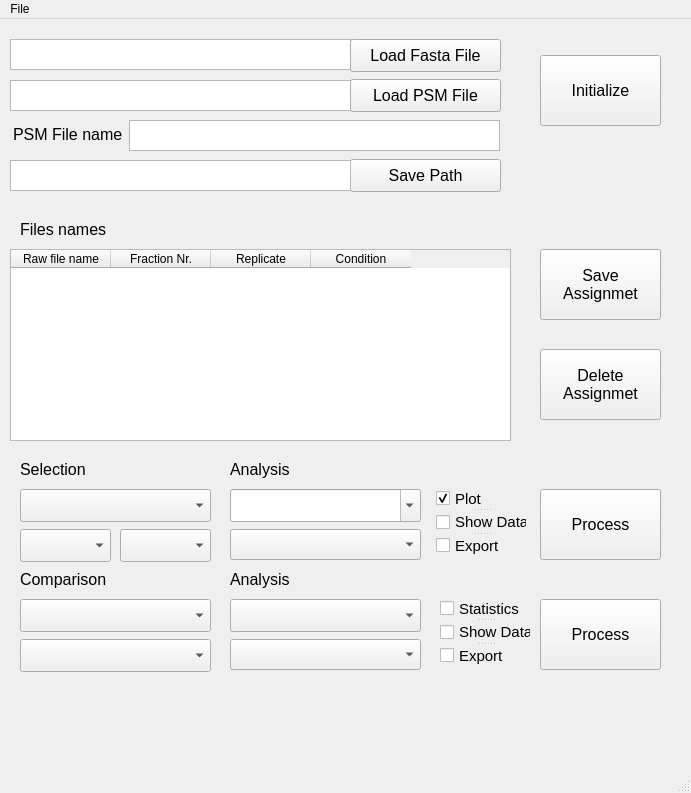
<?xml version="1.0" encoding="UTF-8"?>
<ui version="4.0">
 <class>MainWindow</class>
 <widget class="QMainWindow" name="MainWindow">
  <property name="geometry">
   <rect>
    <x>0</x>
    <y>0</y>
    <width>691</width>
    <height>793</height>
   </rect>
  </property>
  <property name="windowTitle">
   <string>Proteome Fraction Analyzer</string>
  </property>
  <property name="toolTip">
   <string/>
  </property>
  <property name="autoFillBackground">
   <bool>false</bool>
  </property>
  <widget class="QWidget" name="centralwidget">
   <widget class="QTextBrowser" name="text_psm_file">
    <property name="geometry">
     <rect>
      <x>10</x>
      <y>61</y>
      <width>341</width>
      <height>31</height>
     </rect>
    </property>
    <property name="font">
     <font>
      <pointsize>8</pointsize>
      <weight>50</weight>
      <bold>false</bold>
     </font>
    </property>
   </widget>
   <widget class="QTextBrowser" name="text_fasta_file">
    <property name="geometry">
     <rect>
      <x>10</x>
      <y>20</y>
      <width>341</width>
      <height>31</height>
     </rect>
    </property>
    <property name="font">
     <font>
      <pointsize>8</pointsize>
      <weight>50</weight>
      <bold>false</bold>
     </font>
    </property>
   </widget>
   <widget class="QPushButton" name="button_psm_file">
    <property name="geometry">
     <rect>
      <x>350</x>
      <y>60</y>
      <width>151</width>
      <height>33</height>
     </rect>
    </property>
    <property name="font">
     <font>
      <family>Arial</family>
      <pointsize>12</pointsize>
      <weight>50</weight>
      <bold>false</bold>
     </font>
    </property>
    <property name="text">
     <string>Load PSM File</string>
    </property>
   </widget>
   <widget class="QPushButton" name="button_fasta_file">
    <property name="geometry">
     <rect>
      <x>350</x>
      <y>20</y>
      <width>151</width>
      <height>33</height>
     </rect>
    </property>
    <property name="font">
     <font>
      <family>Arial</family>
      <pointsize>12</pointsize>
      <weight>50</weight>
      <bold>false</bold>
     </font>
    </property>
    <property name="text">
     <string>Load Fasta File</string>
    </property>
   </widget>
   <widget class="QPushButton" name="button_initialize">
    <property name="geometry">
     <rect>
      <x>540</x>
      <y>36</y>
      <width>121</width>
      <height>71</height>
     </rect>
    </property>
    <property name="font">
     <font>
      <family>Arial</family>
      <pointsize>12</pointsize>
      <weight>50</weight>
      <bold>false</bold>
     </font>
    </property>
    <property name="text">
     <string>Initialize</string>
    </property>
    <property name="autoDefault">
     <bool>false</bool>
    </property>
    <property name="flat">
     <bool>false</bool>
    </property>
   </widget>
   <widget class="QLabel" name="label">
    <property name="geometry">
     <rect>
      <x>20</x>
      <y>200</y>
      <width>101</width>
      <height>21</height>
     </rect>
    </property>
    <property name="font">
     <font>
      <pointsize>12</pointsize>
     </font>
    </property>
    <property name="text">
     <string>Files names</string>
    </property>
   </widget>
   <widget class="QComboBox" name="combo_selection_dataset">
    <property name="geometry">
     <rect>
      <x>20</x>
      <y>470</y>
      <width>191</width>
      <height>33</height>
     </rect>
    </property>
   </widget>
   <widget class="QLabel" name="label_2">
    <property name="geometry">
     <rect>
      <x>20</x>
      <y>440</y>
      <width>101</width>
      <height>21</height>
     </rect>
    </property>
    <property name="font">
     <font>
      <pointsize>12</pointsize>
     </font>
    </property>
    <property name="text">
     <string>Selection</string>
    </property>
   </widget>
   <widget class="QLabel" name="label_3">
    <property name="geometry">
     <rect>
      <x>20</x>
      <y>550</y>
      <width>101</width>
      <height>21</height>
     </rect>
    </property>
    <property name="font">
     <font>
      <pointsize>12</pointsize>
     </font>
    </property>
    <property name="text">
     <string>Comparison</string>
    </property>
   </widget>
   <widget class="QComboBox" name="combo_comparison_1">
    <property name="geometry">
     <rect>
      <x>20</x>
      <y>580</y>
      <width>191</width>
      <height>33</height>
     </rect>
    </property>
   </widget>
   <widget class="QComboBox" name="combo_comparison_2">
    <property name="geometry">
     <rect>
      <x>20</x>
      <y>620</y>
      <width>191</width>
      <height>33</height>
     </rect>
    </property>
   </widget>
   <widget class="QComboBox" name="combo_selection_analysis">
    <property name="geometry">
     <rect>
      <x>230</x>
      <y>470</y>
      <width>191</width>
      <height>33</height>
     </rect>
    </property>
    <property name="editable">
     <bool>true</bool>
    </property>
    <item>
     <property name="text">
      <string/>
     </property>
    </item>
    <item>
     <property name="text">
      <string>All Feature Distribution</string>
     </property>
    </item>
    <item>
     <property name="text">
      <string>Fractions Feature Distribution</string>
     </property>
    </item>
    <item>
     <property name="text">
      <string>Fractions Identifications</string>
     </property>
    </item>
    <item>
     <property name="text">
      <string>Fractions Peptide Overlap</string>
     </property>
    </item>
    <item>
     <property name="text">
      <string>Fractions Protein Overlap</string>
     </property>
    </item>
    <item>
     <property name="text">
      <string>Fractions Protein Feature Distribution</string>
     </property>
    </item>
    <item>
     <property name="text">
      <string>Peptide in #Fractions</string>
     </property>
    </item>
    <item>
     <property name="text">
      <string>Fractions Elution Peptide</string>
     </property>
    </item>
    <item>
     <property name="text">
      <string>Fractions Elution Protein</string>
     </property>
    </item>
    <item>
     <property name="text">
      <string>Fraction Elution Top 10 Peptides</string>
     </property>
    </item>
    <item>
     <property name="text">
      <string>Analyze Orthogonality</string>
     </property>
    </item>
    <item>
     <property name="text">
      <string>Analyze All Distributions</string>
     </property>
    </item>
    <item>
     <property name="text">
      <string>Analyze All</string>
     </property>
    </item>
   </widget>
   <widget class="QLabel" name="label_4">
    <property name="geometry">
     <rect>
      <x>230</x>
      <y>440</y>
      <width>101</width>
      <height>21</height>
     </rect>
    </property>
    <property name="font">
     <font>
      <pointsize>12</pointsize>
     </font>
    </property>
    <property name="text">
     <string>Analysis</string>
    </property>
   </widget>
   <widget class="QComboBox" name="combo_comparison_analysis">
    <property name="geometry">
     <rect>
      <x>230</x>
      <y>580</y>
      <width>191</width>
      <height>33</height>
     </rect>
    </property>
    <item>
     <property name="text">
      <string/>
     </property>
    </item>
    <item>
     <property name="text">
      <string>Fraction Elution Top 10 Peptides</string>
     </property>
    </item>
    <item>
     <property name="text">
      <string>Fractions Elution Peptide</string>
     </property>
    </item>
    <item>
     <property name="text">
      <string>All Feature Distribution</string>
     </property>
    </item>
    <item>
     <property name="text">
      <string>Fractions Feature Distribution</string>
     </property>
    </item>
    <item>
     <property name="text">
      <string>Peptide Elution Difference</string>
     </property>
    </item>
    <item>
     <property name="text">
      <string>All Feature Distribution all Datasets</string>
     </property>
    </item>
    <item>
     <property name="text">
      <string>Fractions number of Identifications</string>
     </property>
    </item>
    <item>
     <property name="text">
      <string>All Identifications Overlap</string>
     </property>
    </item>
    <item>
     <property name="text">
      <string>Analyze Orthogonality</string>
     </property>
    </item>
    <item>
     <property name="text">
      <string>Compare all Datasets</string>
     </property>
    </item>
   </widget>
   <widget class="QPushButton" name="button_selection_process">
    <property name="geometry">
     <rect>
      <x>540</x>
      <y>470</y>
      <width>121</width>
      <height>71</height>
     </rect>
    </property>
    <property name="font">
     <font>
      <family>Arial</family>
      <pointsize>12</pointsize>
      <weight>50</weight>
      <bold>false</bold>
     </font>
    </property>
    <property name="text">
     <string>Process</string>
    </property>
    <property name="autoDefault">
     <bool>false</bool>
    </property>
    <property name="flat">
     <bool>false</bool>
    </property>
   </widget>
   <widget class="QPushButton" name="button_initialize_11">
    <property name="geometry">
     <rect>
      <x>540</x>
      <y>580</y>
      <width>121</width>
      <height>71</height>
     </rect>
    </property>
    <property name="font">
     <font>
      <family>Arial</family>
      <pointsize>12</pointsize>
      <weight>50</weight>
      <bold>false</bold>
     </font>
    </property>
    <property name="text">
     <string>Process</string>
    </property>
    <property name="autoDefault">
     <bool>false</bool>
    </property>
    <property name="flat">
     <bool>false</bool>
    </property>
   </widget>
   <widget class="QTableWidget" name="table_file_names">
    <property name="geometry">
     <rect>
      <x>10</x>
      <y>230</y>
      <width>501</width>
      <height>192</height>
     </rect>
    </property>
    <property name="sizePolicy">
     <sizepolicy hsizetype="Expanding" vsizetype="Expanding">
      <horstretch>0</horstretch>
      <verstretch>0</verstretch>
     </sizepolicy>
    </property>
    <property name="autoFillBackground">
     <bool>true</bool>
    </property>
    <property name="dragEnabled">
     <bool>true</bool>
    </property>
    <property name="columnCount">
     <number>4</number>
    </property>
    <column>
     <property name="text">
      <string>Raw file name</string>
     </property>
    </column>
    <column>
     <property name="text">
      <string>Fraction Nr.</string>
     </property>
    </column>
    <column>
     <property name="text">
      <string>Replicate</string>
     </property>
    </column>
    <column>
     <property name="text">
      <string>Condition</string>
     </property>
    </column>
   </widget>
   <widget class="QComboBox" name="combo_selection_condition">
    <property name="geometry">
     <rect>
      <x>20</x>
      <y>510</y>
      <width>91</width>
      <height>33</height>
     </rect>
    </property>
    <property name="currentText">
     <string/>
    </property>
   </widget>
   <widget class="QComboBox" name="combo_selection_replicate">
    <property name="geometry">
     <rect>
      <x>120</x>
      <y>510</y>
      <width>91</width>
      <height>33</height>
     </rect>
    </property>
   </widget>
   <widget class="QPushButton" name="button_assigment">
    <property name="geometry">
     <rect>
      <x>540</x>
      <y>230</y>
      <width>121</width>
      <height>71</height>
     </rect>
    </property>
    <property name="font">
     <font>
      <family>Arial</family>
      <pointsize>12</pointsize>
      <weight>50</weight>
      <bold>false</bold>
     </font>
    </property>
    <property name="text">
     <string>Save 
Assignmet</string>
    </property>
    <property name="autoDefault">
     <bool>false</bool>
    </property>
    <property name="flat">
     <bool>false</bool>
    </property>
   </widget>
   <widget class="QPushButton" name="button_delete_assigment">
    <property name="geometry">
     <rect>
      <x>540</x>
      <y>330</y>
      <width>121</width>
      <height>71</height>
     </rect>
    </property>
    <property name="font">
     <font>
      <family>Arial</family>
      <pointsize>12</pointsize>
      <weight>50</weight>
      <bold>false</bold>
     </font>
    </property>
    <property name="text">
     <string>Delete 
Assignmet</string>
    </property>
    <property name="autoDefault">
     <bool>false</bool>
    </property>
    <property name="flat">
     <bool>false</bool>
    </property>
   </widget>
   <widget class="QLabel" name="label_5">
    <property name="geometry">
     <rect>
      <x>230</x>
      <y>550</y>
      <width>101</width>
      <height>21</height>
     </rect>
    </property>
    <property name="font">
     <font>
      <pointsize>12</pointsize>
     </font>
    </property>
    <property name="text">
     <string>Analysis</string>
    </property>
   </widget>
   <widget class="QTextBrowser" name="text_psm_file_name">
    <property name="geometry">
     <rect>
      <x>129</x>
      <y>101</y>
      <width>371</width>
      <height>31</height>
     </rect>
    </property>
    <property name="font">
     <font>
      <pointsize>8</pointsize>
      <weight>50</weight>
      <bold>false</bold>
     </font>
    </property>
    <property name="readOnly">
     <bool>false</bool>
    </property>
   </widget>
   <widget class="QLabel" name="label_6">
    <property name="geometry">
     <rect>
      <x>13</x>
      <y>100</y>
      <width>131</width>
      <height>31</height>
     </rect>
    </property>
    <property name="font">
     <font>
      <pointsize>12</pointsize>
     </font>
    </property>
    <property name="text">
     <string>PSM File name</string>
    </property>
   </widget>
   <widget class="QSplitter" name="splitter_2">
    <property name="geometry">
     <rect>
      <x>440</x>
      <y>580</y>
      <width>91</width>
      <height>66</height>
     </rect>
    </property>
    <property name="orientation">
     <enum>Qt::Vertical</enum>
    </property>
    <widget class="QCheckBox" name="check_comparison_statistic">
     <property name="enabled">
      <bool>true</bool>
     </property>
     <property name="font">
      <font>
       <pointsize>11</pointsize>
      </font>
     </property>
     <property name="text">
      <string>Statistics</string>
     </property>
     <property name="checked">
      <bool>false</bool>
     </property>
     <property name="tristate">
      <bool>false</bool>
     </property>
    </widget>
    <widget class="QCheckBox" name="check_comparison_data">
     <property name="font">
      <font>
       <pointsize>11</pointsize>
      </font>
     </property>
     <property name="text">
      <string>Show Data</string>
     </property>
     <property name="checked">
      <bool>false</bool>
     </property>
    </widget>
    <widget class="QCheckBox" name="checkBox_6">
     <property name="font">
      <font>
       <pointsize>11</pointsize>
      </font>
     </property>
     <property name="text">
      <string>Export </string>
     </property>
     <property name="checked">
      <bool>false</bool>
     </property>
    </widget>
   </widget>
   <widget class="QComboBox" name="combo_analysis">
    <property name="geometry">
     <rect>
      <x>230</x>
      <y>510</y>
      <width>191</width>
      <height>31</height>
     </rect>
    </property>
   </widget>
   <widget class="QComboBox" name="combo_comparison">
    <property name="geometry">
     <rect>
      <x>230</x>
      <y>620</y>
      <width>191</width>
      <height>31</height>
     </rect>
    </property>
   </widget>
   <widget class="QSplitter" name="splitter">
    <property name="geometry">
     <rect>
      <x>436</x>
      <y>470</y>
      <width>91</width>
      <height>66</height>
     </rect>
    </property>
    <property name="orientation">
     <enum>Qt::Vertical</enum>
    </property>
    <widget class="QCheckBox" name="check_show_plot">
     <property name="enabled">
      <bool>true</bool>
     </property>
     <property name="font">
      <font>
       <pointsize>11</pointsize>
      </font>
     </property>
     <property name="text">
      <string>Plot </string>
     </property>
     <property name="checked">
      <bool>true</bool>
     </property>
     <property name="tristate">
      <bool>false</bool>
     </property>
    </widget>
    <widget class="QCheckBox" name="check_show_data">
     <property name="font">
      <font>
       <pointsize>11</pointsize>
      </font>
     </property>
     <property name="text">
      <string>Show Data</string>
     </property>
     <property name="checked">
      <bool>false</bool>
     </property>
    </widget>
    <widget class="QCheckBox" name="check_export">
     <property name="font">
      <font>
       <pointsize>11</pointsize>
      </font>
     </property>
     <property name="text">
      <string>Export </string>
     </property>
     <property name="checked">
      <bool>false</bool>
     </property>
    </widget>
   </widget>
   <widget class="QPushButton" name="button_save_path">
    <property name="geometry">
     <rect>
      <x>350</x>
      <y>140</y>
      <width>151</width>
      <height>33</height>
     </rect>
    </property>
    <property name="font">
     <font>
      <family>Arial</family>
      <pointsize>12</pointsize>
      <weight>50</weight>
      <bold>false</bold>
     </font>
    </property>
    <property name="text">
     <string>Save Path</string>
    </property>
   </widget>
   <widget class="QTextBrowser" name="text_save_path">
    <property name="geometry">
     <rect>
      <x>10</x>
      <y>141</y>
      <width>341</width>
      <height>31</height>
     </rect>
    </property>
    <property name="font">
     <font>
      <pointsize>8</pointsize>
      <weight>50</weight>
      <bold>false</bold>
     </font>
    </property>
   </widget>
  </widget>
  <widget class="QMenuBar" name="menubar">
   <property name="geometry">
    <rect>
     <x>0</x>
     <y>0</y>
     <width>691</width>
     <height>21</height>
    </rect>
   </property>
   <widget class="QMenu" name="menuFile">
    <property name="title">
     <string>File</string>
    </property>
    <addaction name="menue_file_about"/>
   </widget>
   <addaction name="menuFile"/>
  </widget>
  <widget class="QStatusBar" name="statusbar"/>
  <action name="menue_file_about">
   <property name="checkable">
    <bool>true</bool>
   </property>
   <property name="text">
    <string>About</string>
   </property>
  </action>
 </widget>
 <resources/>
 <connections>
  <connection>
   <sender>button_fasta_file</sender>
   <signal>clicked()</signal>
   <receiver>MainWindow</receiver>
   <slot>load_fasta_file()</slot>
   <hints>
    <hint type="sourcelabel">
     <x>417</x>
     <y>56</y>
    </hint>
    <hint type="destinationlabel">
     <x>394</x>
     <y>128</y>
    </hint>
   </hints>
  </connection>
  <connection>
   <sender>button_psm_file</sender>
   <signal>clicked()</signal>
   <receiver>MainWindow</receiver>
   <slot>load_psm_file()</slot>
   <hints>
    <hint type="sourcelabel">
     <x>459</x>
     <y>100</y>
    </hint>
    <hint type="destinationlabel">
     <x>468</x>
     <y>121</y>
    </hint>
   </hints>
  </connection>
  <connection>
   <sender>button_initialize</sender>
   <signal>clicked()</signal>
   <receiver>MainWindow</receiver>
   <slot>initialization()</slot>
   <hints>
    <hint type="sourcelabel">
     <x>615</x>
     <y>91</y>
    </hint>
    <hint type="destinationlabel">
     <x>641</x>
     <y>132</y>
    </hint>
   </hints>
  </connection>
  <connection>
   <sender>button_selection_process</sender>
   <signal>clicked()</signal>
   <receiver>MainWindow</receiver>
   <slot>process_selection()</slot>
   <hints>
    <hint type="sourcelabel">
     <x>605</x>
     <y>519</y>
    </hint>
    <hint type="destinationlabel">
     <x>564</x>
     <y>377</y>
    </hint>
   </hints>
  </connection>
  <connection>
   <sender>combo_selection_analysis</sender>
   <signal>currentIndexChanged(QString)</signal>
   <receiver>MainWindow</receiver>
   <slot>selection_analysis()</slot>
   <hints>
    <hint type="sourcelabel">
     <x>370</x>
     <y>512</y>
    </hint>
    <hint type="destinationlabel">
     <x>391</x>
     <y>373</y>
    </hint>
   </hints>
  </connection>
  <connection>
   <sender>button_assigment</sender>
   <signal>clicked()</signal>
   <receiver>MainWindow</receiver>
   <slot>assign_replicate_conditions()</slot>
   <hints>
    <hint type="sourcelabel">
     <x>580</x>
     <y>272</y>
    </hint>
    <hint type="destinationlabel">
     <x>580</x>
     <y>148</y>
    </hint>
   </hints>
  </connection>
  <connection>
   <sender>combo_comparison_analysis</sender>
   <signal>currentIndexChanged(QString)</signal>
   <receiver>MainWindow</receiver>
   <slot>comparison_analysis()</slot>
   <hints>
    <hint type="sourcelabel">
     <x>291</x>
     <y>622</y>
    </hint>
    <hint type="destinationlabel">
     <x>475</x>
     <y>509</y>
    </hint>
   </hints>
  </connection>
  <connection>
   <sender>button_initialize_11</sender>
   <signal>clicked()</signal>
   <receiver>MainWindow</receiver>
   <slot>comparison_process()</slot>
   <hints>
    <hint type="sourcelabel">
     <x>621</x>
     <y>628</y>
    </hint>
    <hint type="destinationlabel">
     <x>648</x>
     <y>496</y>
    </hint>
   </hints>
  </connection>
  <connection>
   <sender>check_show_plot</sender>
   <signal>clicked(bool)</signal>
   <receiver>MainWindow</receiver>
   <slot>selection_show_plot()</slot>
   <hints>
    <hint type="sourcelabel">
     <x>466</x>
     <y>509</y>
    </hint>
    <hint type="destinationlabel">
     <x>509</x>
     <y>416</y>
    </hint>
   </hints>
  </connection>
  <connection>
   <sender>button_save_path</sender>
   <signal>clicked()</signal>
   <receiver>MainWindow</receiver>
   <slot>load_save_path()</slot>
   <hints>
    <hint type="sourcelabel">
     <x>428</x>
     <y>177</y>
    </hint>
    <hint type="destinationlabel">
     <x>481</x>
     <y>207</y>
    </hint>
   </hints>
  </connection>
 </connections>
 <slots>
  <slot>temp()</slot>
  <slot>load_fasta_file()</slot>
  <slot>load_psm_file()</slot>
  <slot>initialization()</slot>
  <slot>process_selection()</slot>
  <slot>selection_analysis()</slot>
  <slot>set_replicate()</slot>
  <slot>delete_all_replicate()</slot>
  <slot>delete_all_condition()</slot>
  <slot>assign_replicate_conditions()</slot>
  <slot>comparison_analysis()</slot>
  <slot>comparison_process()</slot>
  <slot>selection_show_plot()</slot>
  <slot>show_about()</slot>
  <slot>load_save_path()</slot>
 </slots>
</ui>
